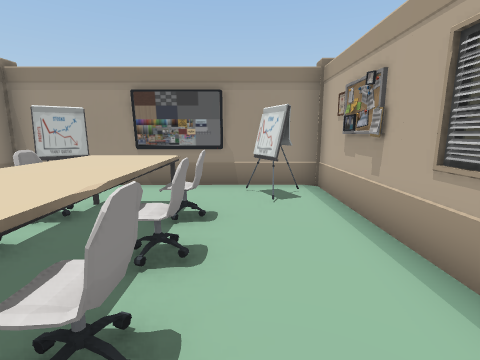
[1] (above)

12 first-person views from a walk through a Unity game level. The camera is 1.3 m above the floor, tilts 10° down and sees 85° across. The floor is counted in squares, 1 m on a side. Each view is taken from the middle of a square. On the plan, view 1 faces up. The plan holds only what a view shows up to about 13 squares ahead; the rest is blank. The player is left out.

[2]
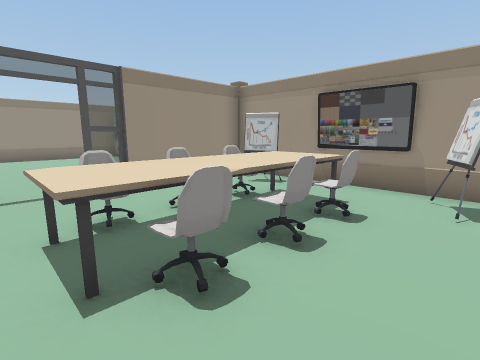

[3]
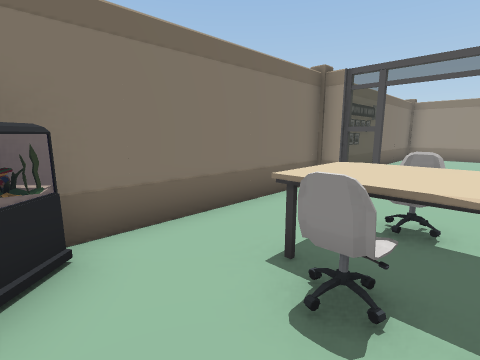

[4]
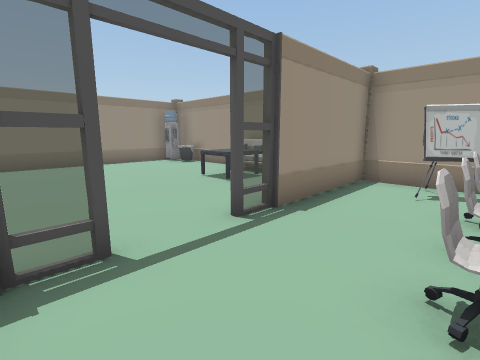

[5]
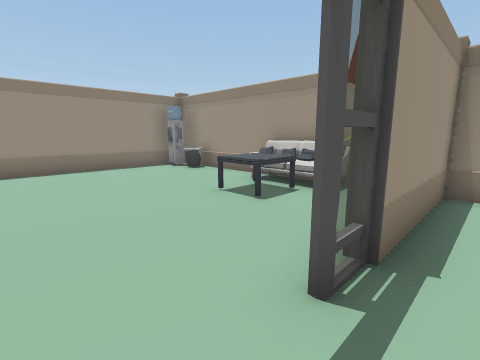

[6]
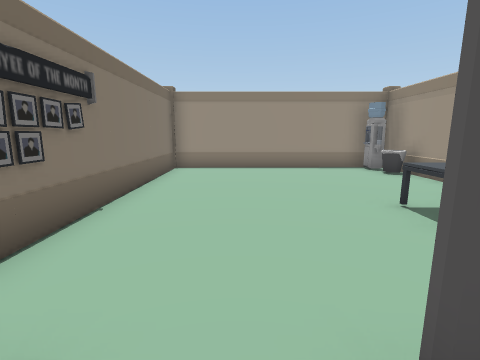

[7]
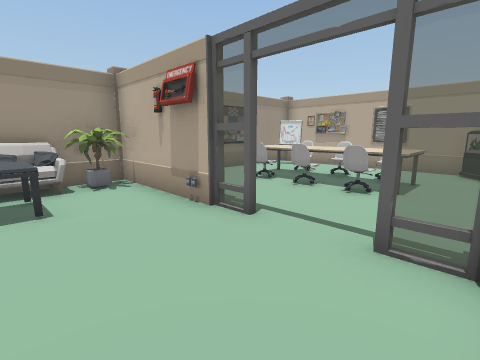

[8]
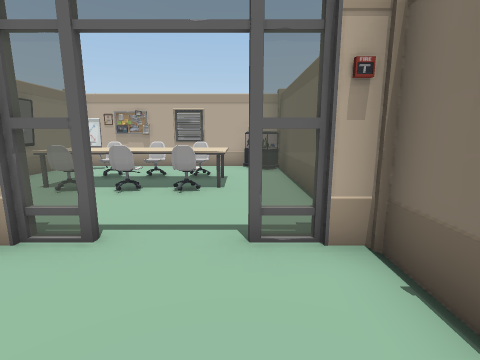

[9]
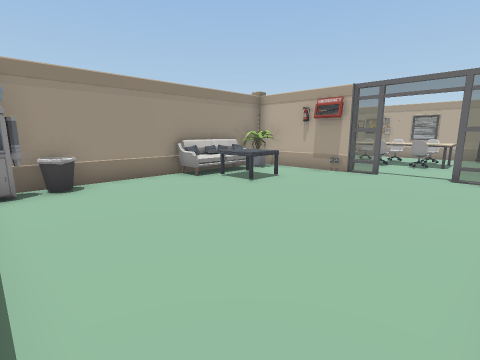

[10]
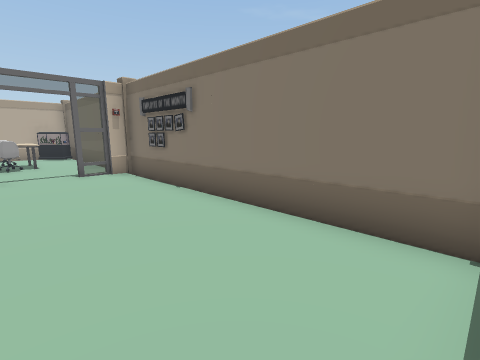

[11]
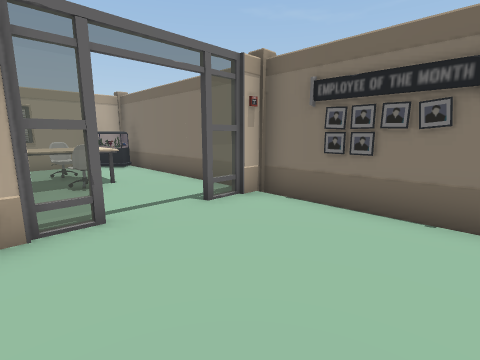

[12]
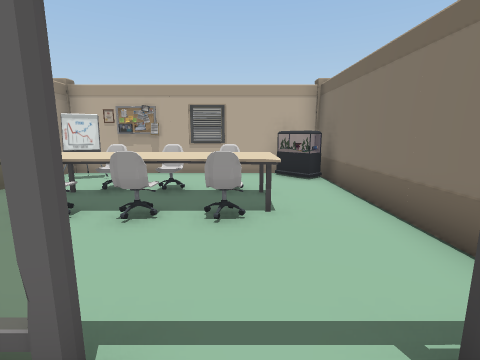

### Floor plan
Key: @ floor where view 1 was taken; # wall or solid block; . floor; = window, fence, low wall or low ledge; C chair; W water cooler; S sofa; T table; P plant; O other object.
Columns run from 16 left of view 1 to 2 right of it. Each row starts with its distance up from view 1.
  7 ###################
  6 #WWO..SSSP#.OO  OO#
  5 #.....TT..#.OOOO.O#
  4 #.....TT..#..COC..#
  3 #.........#..COC..#
  2 #.........=..OOO..#
  1 #............COC..#
  0 #.............OO@.#
 -1 #.........#......O#
 -2 ###################

Positions as (right, up) in squares from view 1, and headings:
1: (0, 0), facing up
2: (1, 0), facing up-left
3: (1, 2), facing down-left
4: (-3, -1), facing up-left
5: (-5, 0), facing up-left
6: (-5, 1), facing left
7: (-9, -1), facing up-right
8: (-9, 0), facing right
9: (-15, -1), facing up-right
10: (-15, 2), facing down-right
11: (-10, 3), facing down-right
12: (-7, 1), facing right
